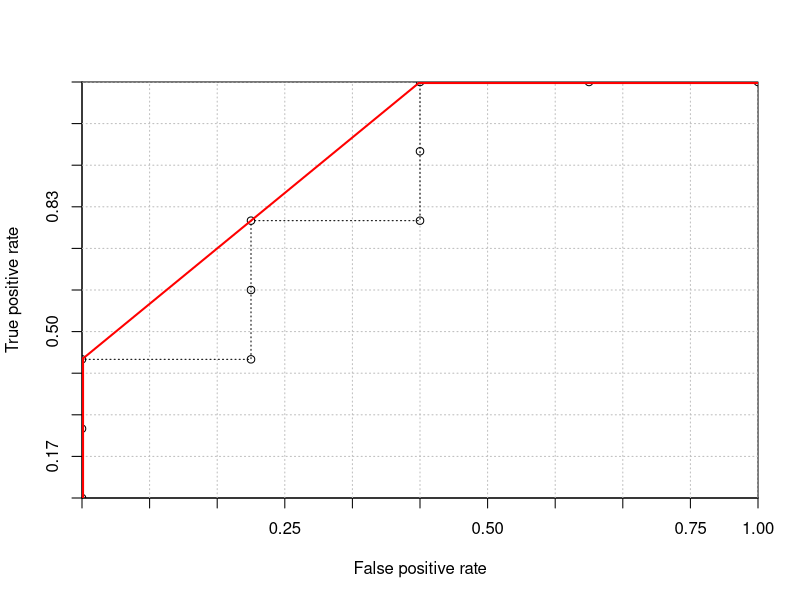

Here is the R script that generated this plot:
## ---- chunk 1
#| echo: false

# Data definition
ranking <- c(1, 1, 1, 0, 1, 0, 0, 1, 0, 0)
x <- c(0, 0, 0, 300, 300, 300, 600, 600, 600, 900, 1200)
y <- c(0, 200, 400, 400, 600, 800, 800, 1000, 1200, 1200, 1200)

# Plot dimensions
h <- 1200 # height of plot
w <- 1200 # width of plot
grid.step <- 120 # step for the grid

# Initialize the plot
plot(
  c(0, w), c(0, h),
  xaxs = "i", yaxs = "i", # Inner plotting area
  xaxt = 'n', yaxt = 'n', # Suppress default axes
  type = "n",             # Empty canvas
  xlab = "False positive rate",
  ylab = "True positive rate"
)

# Draw axes with custom labels
axis(1, at = seq(0, w, length.out = length(x)), 
     labels = c('', '', '', '0.25', '', '', '0.50', '', '', '0.75', '1.00'))
axis(2, at = seq(0, h, length.out = length(y)), 
     labels = c('', '0.17', '0.33', '', '0.50', '0.67', '', '0.83', '1.00', '', ''))

# Add a grid
gx <- grid.step
while (gx <= w) {
  abline(v = gx, col = "gray", lty = "dotted")
  gx <- gx + grid.step
}

gy <- grid.step
while (gy <= h) {
  abline(h = gy, col = "gray", lty = "dotted")
  gy <- gy + grid.step
}

# Draw curve connecting points
lines(x, y, lty = 3, type = 'o') # 'o' for points and lines

# Draw convex hull segments
segments(x[1], y[1], x[3], y[3], lty = 1, lwd = 4, col = "red")
segments(x[3], y[3], x[9], y[9], lty = 1, lwd = 2, col = "red")
segments(x[9], y[9], x[11], y[11], lty = 1, lwd = 4, col = "red")

# Optionally draw descending diagonal (commented for now)
#abline(c(1200, -h / w), lty = 3, col = "blue")
#segments(0, 960, 240, 960, lty = 3, col = "blue")
#segments(0, 12000 / 14, 4800 / 14, 12000 / 14, lty = 3, col = "blue")

# Add point labels (optional, uncomment if needed)
# text(x[4] + 10, y[4] - 15, "A", col = "red")
# text(x[6] + 10, y[6] - 15, "B", col = "red")
# text(x[9] + 10, y[9] - 15, "C", col = "red")

# Save to a file (optional, uncomment to enable)
# png(height = h, width = w, filename = "pn-nested.png")
# dev.off()


